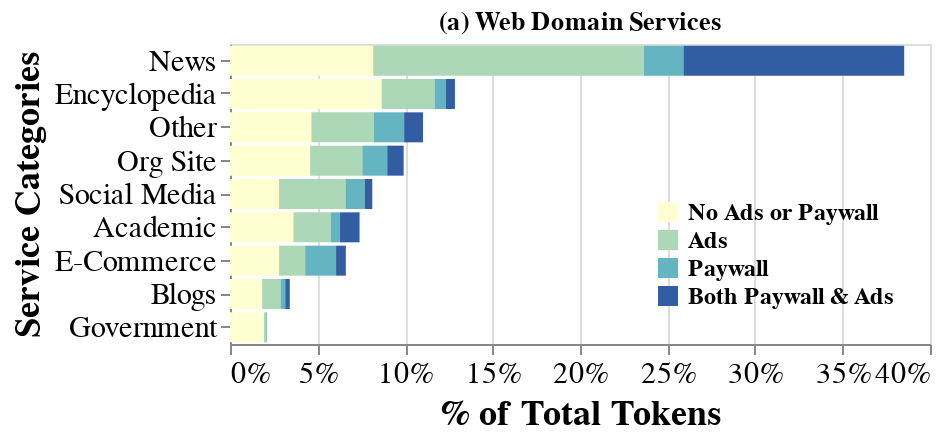

The notebook cell this image was saved under:
### Code cell
# CHANGE HERE HOW THE PLOT LOOKS
services_paywall_chart = prepare_altair_stacked_services_paywall(
    url_results_df,
    x_value='total_tokens',
    paywall_ads_colors=['#ffffd1', '#add8b7', '#64b4c2', '#335da3'],
    legend_orient="bottom-right",
    axis_fontsize=18,
    labels_fontsize=15,
    font="times",
    title="(a) Web Domain Services",
    title_x="% of Total Tokens",
    title_y="Service Categories",
    labels_map={"News/Periodicals": "News", "Encyclopedia/Database": "Encyclopedia", "Organization/Personal Website": "Org Site", "Social Media/Forums": "Social Media", "Other": "Other", "Academic": "Academic", "E-Commerce": "E-Commerce", "Blogs": "Blogs", "Government": "Government"},
    percentages=True,
    remove=[],
    width=350, 
    height=150,
)
services_paywall_chart.show()

### Figure 1 — Vega-Lite specification as saved in the notebook (floating-point values rounded to 4 significant figures)
{"config": {"view": {"continuousWidth": 300, "continuousHeight": 300}}, "data": {"name": "data-66e1b573dbc3af0caa77943a08c66593"}, "mark": {"type": "bar", "color": "#1f77b4"}, "encoding": {"color": {"field": "paywall_ads", "legend": {"labelColor": "black", "labelFont": "times", "labelFontSize": 12, "labelFontWeight": "bold", "labelPadding": 5, "orient": "bottom-right", "title": null}, "scale": {"domain": ["No Ads or Paywall", "Ads", "Paywall", "Both Paywall & Ads"], "range": ["#ffffd1", "#add8b7", "#64b4c2", "#335da3"]}, "sort": ["No Ads or Paywall", "Ads", "Paywall", "Both Paywall & Ads"], "title": null, "type": "nominal"}, "order": {"field": "order", "type": "quantitative"}, "x": {"axis": {"format": ".0%", "labelFont": "times", "labelFontSize": 15, "titleFont": "times", "titleFontSize": 18}, "field": "pct_tokens", "title": "% of Total Tokens", "type": "quantitative"}, "y": {"axis": {"labelExpr": "{'News/Periodicals': 'News', 'Encyclopedia/Database': 'Encyclopedia', 'Organization/Personal Website': 'Org Site', 'Social Media/Forums': 'Social Media', 'Other': 'Other', 'Academic': 'Academic', 'E-Commerce': 'E-Commerce', 'Blogs': 'Blogs', 'Government': 'Government'}[datum.value]", "labelFont": "times", "labelFontSize": 15, "titleFont": "times", "titleFontSize": 18}, "field": "Services", "sort": "-x", "title": "Service Categories", "type": "nominal"}}, "height": 150, "title": "(a) Web Domain Services", "width": 350, "$schema": "https://vega.github.io/schema/vega-lite/v5.17.0.json", "datasets": {"data-66e1b573dbc3af0caa77943a08c66593": [{"Services": "Government", "paywall_ads": "No Ads or Paywall", "instance_count": 84, "total_tokens": 417947568, "pct_tokens": 0.01942, "percent": 92.47}, {"Services": "Academic", "paywall_ads": "No Ads or Paywall", "instance_count": 184, "total_tokens": 780629324, "pct_tokens": 0.03628, "percent": 49.0}, {"Services": "Other", "paywall_ads": "No Ads or Paywall", "instance_count": 237, "total_tokens": 1001187067, "pct_tokens": 0.04653, "percent": 42.19}, {"Services": "Organization/Personal Website", "paywall_ads": "No Ads or Paywall", "instance_count": 1091, "total_tokens": 985564192, "pct_tokens": 0.0458, "percent": 46.15}, {"Services": "Blogs", "paywall_ads": "No Ads or Paywall", "instance_count": 258, "total_tokens": 395689124, "pct_tokens": 0.01839, "percent": 53.84}, {"Services": "News/Periodicals", "paywall_ads": "No Ads or Paywall", "instance_count": 379, "total_tokens": 1761487605, "pct_tokens": 0.08186, "percent": 21.25}, {"Services": "E-Commerce", "paywall_ads": "No Ads or Paywall", "instance_count": 286, "total_tokens": 603622824, "pct_tokens": 0.02805, "percent": 42.38}, {"Services": "Social Media/Forums", "paywall_ads": "No Ads or Paywall", "instance_count": 163, "total_tokens": 602908979, "pct_tokens": 0.02802, "percent": 34.46}, {"Services": "Encyclopedia/Database", "paywall_ads": "No Ads or Paywall", "instance_count": 194, "total_tokens": 1865937297, "pct_tokens": 0.08671, "percent": 67.46}, {"Services": "Social Media/Forums", "paywall_ads": "Ads", "instance_count": 155, "total_tokens": 816848978, "pct_tokens": 0.03796, "percent": 46.68}, {"Services": "Other", "paywall_ads": "Ads", "instance_count": 106, "total_tokens": 768951899, "pct_tokens": 0.03573, "percent": 32.4}, {"Services": "Organization/Personal Website", "paywall_ads": "Ads", "instance_count": 107, "total_tokens": 641626910, "pct_tokens": 0.02982, "percent": 30.05}, {"Services": "News/Periodicals", "paywall_ads": "Ads", "instance_count": 558, "total_tokens": 3327084636, "pct_tokens": 0.1546, "percent": 40.13}, {"Services": "Government", "paywall_ads": "Ads", "instance_count": 2, "total_tokens": 21489258, "pct_tokens": 0.0009986, "percent": 4.754}, {"Services": "Academic", "paywall_ads": "Ads", "instance_count": 77, "total_tokens": 457190563, "pct_tokens": 0.02125, "percent": 28.7}, {"Services": "Encyclopedia/Database", "paywall_ads": "Ads", "instance_count": 90, "total_tokens": 649795528, "pct_tokens": 0.0302, "percent": 23.49}, {"Services": "Blogs", "paywall_ads": "Ads", "instance_count": 58, "total_tokens": 225725865, "pct_tokens": 0.01049, "percent": 30.71}, {"Services": "E-Commerce", "paywall_ads": "Ads", "instance_count": 55, "total_tokens": 321003567, "pct_tokens": 0.01492, "percent": 22.54}, {"Services": "Encyclopedia/Database", "paywall_ads": "Paywall", "instance_count": 19, "total_tokens": 140178181, "pct_tokens": 0.006514, "percent": 5.068}, {"Services": "Other", "paywall_ads": "Paywall", "instance_count": 26, "total_tokens": 371155222, "pct_tokens": 0.01725, "percent": 15.64}, {"Services": "Academic", "paywall_ads": "Paywall", "instance_count": 27, "total_tokens": 115355228, "pct_tokens": 0.005361, "percent": 7.24}, {"Services": "Organization/Personal Website", "paywall_ads": "Paywall", "instance_count": 72, "total_tokens": 306157691, "pct_tokens": 0.01423, "percent": 14.34}, {"Services": "Blogs", "paywall_ads": "Paywall", "instance_count": 6, "total_tokens": 57947485, "pct_tokens": 0.002693, "percent": 7.884}, {"Services": "Social Media/Forums", "paywall_ads": "Paywall", "instance_count": 24, "total_tokens": 236149319, "pct_tokens": 0.01097, "percent": 13.5}, {"Services": "Government", "paywall_ads": "Paywall", "instance_count": 2, "total_tokens": 12553737, "pct_tokens": 0.0005834, "percent": 2.777}, {"Services": "E-Commerce", "paywall_ads": "Paywall", "instance_count": 60, "total_tokens": 379777815, "pct_tokens": 0.01765, "percent": 26.66}, {"Services": "News/Periodicals", "paywall_ads": "Paywall", "instance_count": 76, "total_tokens": 487664223, "pct_tokens": 0.02266, "percent": 5.882}, {"Services": "Encyclopedia/Database", "paywall_ads": "Both Paywall & Ads", "instance_count": 14, "total_tokens": 110109280, "pct_tokens": 0.005117, "percent": 3.981}, {"Services": "Blogs", "paywall_ads": "Both Paywall & Ads", "instance_count": 7, "total_tokens": 55616831, "pct_tokens": 0.002585, "percent": 7.567}, {"Services": "News/Periodicals", "paywall_ads": "Both Paywall & Ads", "instance_count": 327, "total_tokens": 2714119495, "pct_tokens": 0.1261, "percent": 32.74}, {"Services": "E-Commerce", "paywall_ads": "Both Paywall & Ads", "instance_count": 21, "total_tokens": 119943527, "pct_tokens": 0.005574, "percent": 8.421}, {"Services": "Other", "paywall_ads": "Both Paywall & Ads", "instance_count": 24, "total_tokens": 231806436, "pct_tokens": 0.01077, "percent": 9.768}, {"Services": "Academic", "paywall_ads": "Both Paywall & Ads", "instance_count": 23, "total_tokens": 240081387, "pct_tokens": 0.01116, "percent": 15.07}, {"Services": "Social Media/Forums", "paywall_ads": "Both Paywall & Ads", "instance_count": 21, "total_tokens": 93917283, "pct_tokens": 0.004364, "percent": 5.367}, {"Services": "Organization/Personal Website", "paywall_ads": "Both Paywall & Ads", "instance_count": 23, "total_tokens": 201990342, "pct_tokens": 0.009387, "percent": 9.459}]}}
